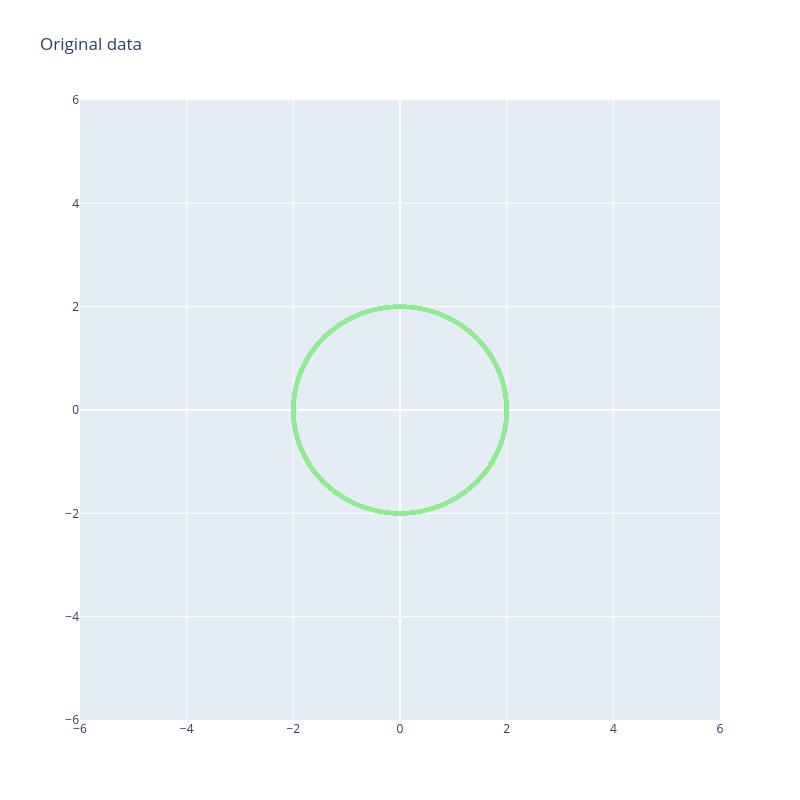
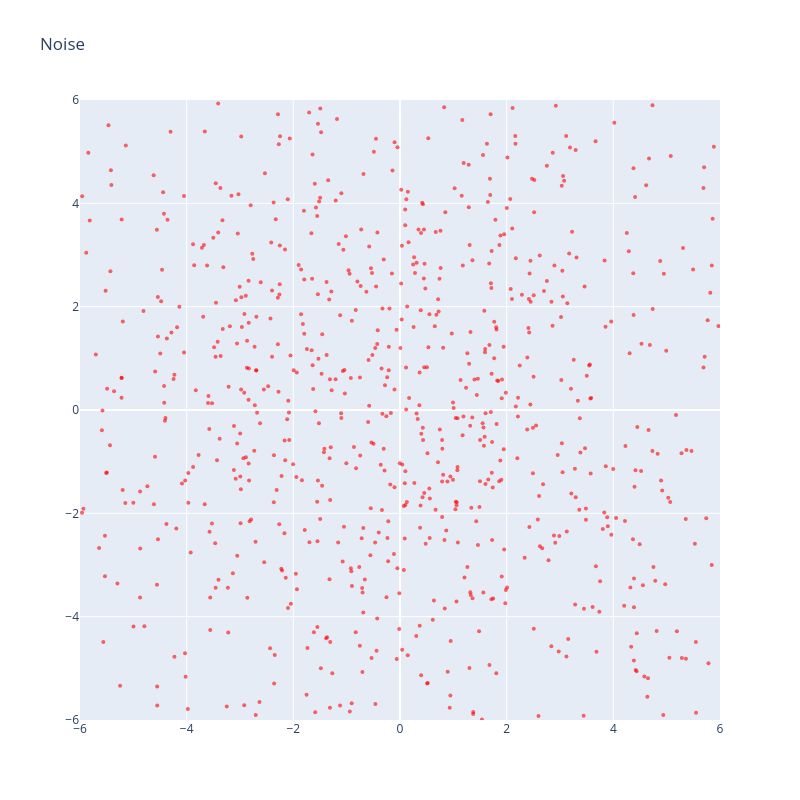
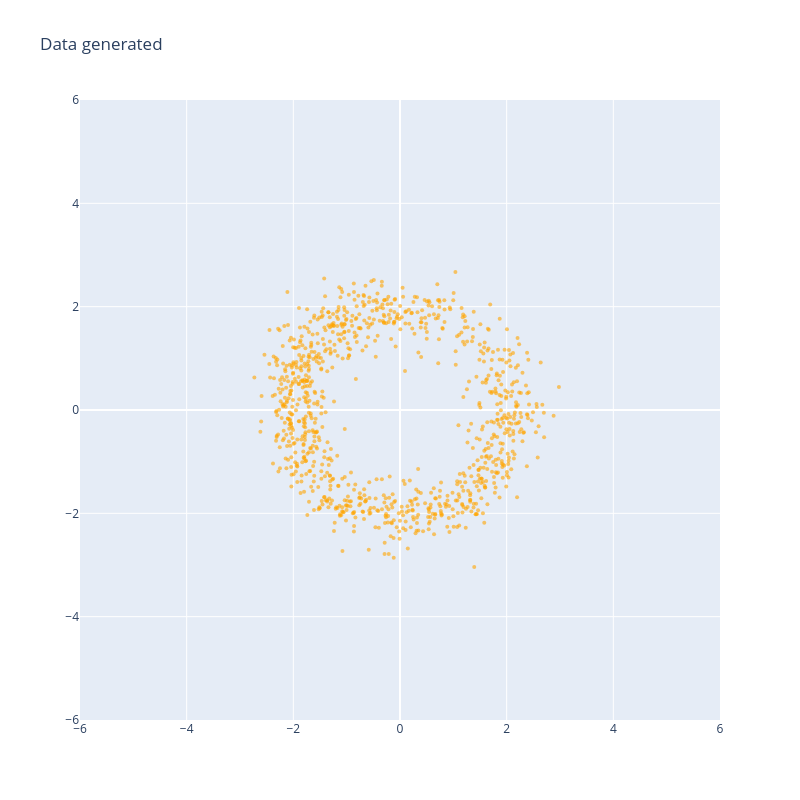

These figures' notebook cell, in order:
### Code cell
circles = circles.cpu()

plot_2d_points(circles, "Original data", "lightgreen")
plot_2d_points(noise0, "Noise", "red")
plot_2d_points(generated_points, "Data generated", "orange")

### Figure 1 — Plotly figure (JSON) as saved in the notebook; plotly's stock layout.template omitted (floating-point values rounded to 4 significant figures; data arrays with more than 128 entries replaced by an {"elided": "..."} marker saying what was removed)
{"data": [{"marker": {"color": "lightgreen", "opacity": 0.6, "size": 4}, "mode": "markers", "name": "Original data", "type": "scatter", "x": {"elided": "10000 float values"}, "y": {"elided": "10000 float values"}}], "layout": {"height": 800, "title": {"text": "Original data"}, "width": 800, "xaxis": {"range": [-6, 6]}, "yaxis": {"range": [-6, 6]}}}

### Figure 2 — Plotly figure (JSON) as saved in the notebook; plotly's stock layout.template omitted (floating-point values rounded to 4 significant figures; data arrays with more than 128 entries replaced by an {"elided": "..."} marker saying what was removed)
{"data": [{"marker": {"color": "red", "opacity": 0.6, "size": 4}, "mode": "markers", "name": "Noise", "type": "scatter", "x": {"elided": "1000 float values"}, "y": {"elided": "1000 float values"}}], "layout": {"height": 800, "title": {"text": "Noise"}, "width": 800, "xaxis": {"range": [-6, 6]}, "yaxis": {"range": [-6, 6]}}}

### Figure 3 — Plotly figure (JSON) as saved in the notebook; plotly's stock layout.template omitted (floating-point values rounded to 4 significant figures; data arrays with more than 128 entries replaced by an {"elided": "..."} marker saying what was removed)
{"data": [{"marker": {"color": "orange", "opacity": 0.6, "size": 4}, "mode": "markers", "name": "Data generated", "type": "scatter", "x": {"elided": "1000 float values"}, "y": {"elided": "1000 float values"}}], "layout": {"height": 800, "title": {"text": "Data generated"}, "width": 800, "xaxis": {"range": [-6, 6]}, "yaxis": {"range": [-6, 6]}}}
